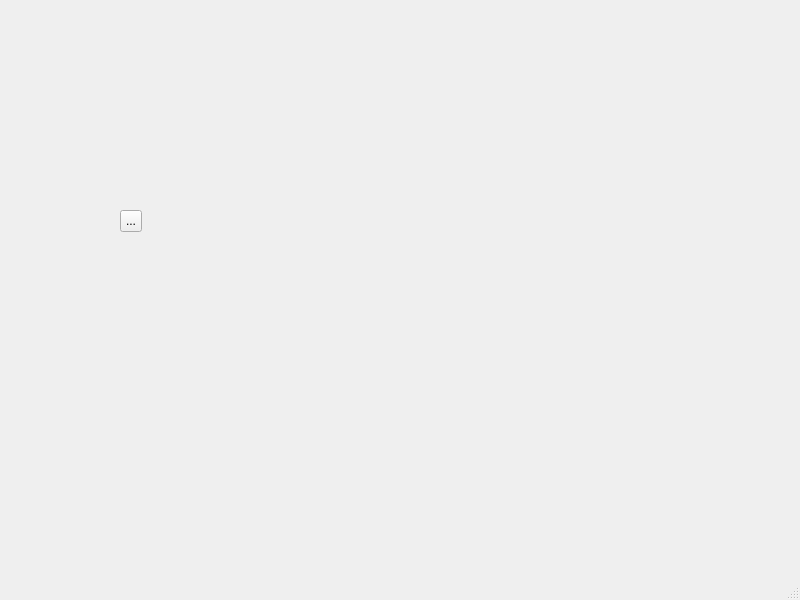
<?xml version="1.0" encoding="UTF-8"?>
<ui version="4.0">
 <class>MainWindow</class>
 <widget class="QMainWindow" name="MainWindow">
  <property name="geometry">
   <rect>
    <x>0</x>
    <y>0</y>
    <width>800</width>
    <height>600</height>
   </rect>
  </property>
  <property name="windowTitle">
   <string>MainWindow</string>
  </property>
  <widget class="QWidget" name="centralwidget">
   <widget class="QToolButton" name="toolButton">
    <property name="geometry">
     <rect>
      <x>120</x>
      <y>210</y>
      <width>22</width>
      <height>22</height>
     </rect>
    </property>
    <property name="text">
     <string>...</string>
    </property>
   </widget>
  </widget>
  <widget class="QMenuBar" name="menubar">
   <property name="geometry">
    <rect>
     <x>0</x>
     <y>0</y>
     <width>800</width>
     <height>22</height>
    </rect>
   </property>
  </widget>
  <widget class="QStatusBar" name="statusbar"/>
 </widget>
 <resources/>
 <connections/>
</ui>
